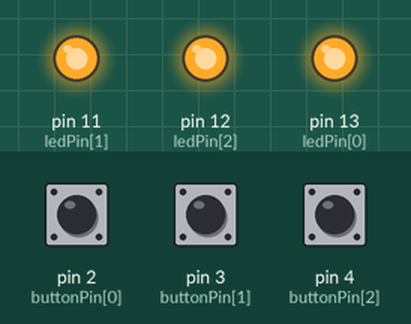
This sketch was run on a simulated Arduino Uno, built with avr-gcc and run on an emulated ATmega328P. Shown: output pins drawn as LEDs (lit = HIGH). The inputs (shaded band) are chosen by the test bench; at power-on: pin 2 (buttonPin[0]) LOW, pin 3 (buttonPin[1]) LOW, pin 4 (buttonPin[2]) LOW. What the sketch prints to the serial monitor is not drawn.

Above: at 1.2 s.
1.3 s: pin 2 (buttonPin[0]) pulled HIGH for 0.15 s
At 2.1 s:
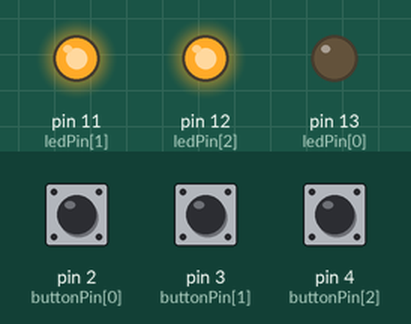
2.9 s: pin 3 (buttonPin[1]) pulled HIGH for 0.15 s
At 4.1 s:
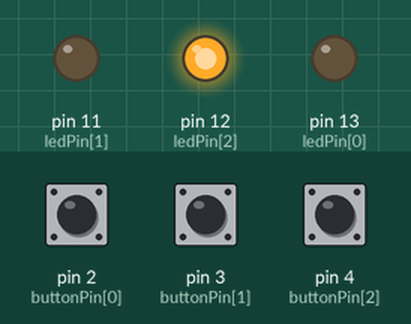
4.5 s: pin 4 (buttonPin[2]) pulled HIGH for 0.15 s
At 5.7 s:
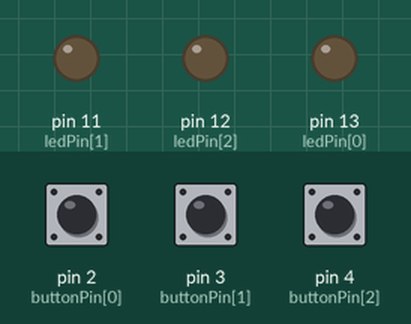
6.1 s: pin 2 (buttonPin[0]) pulled HIGH for 1 s
At 6.7 s:
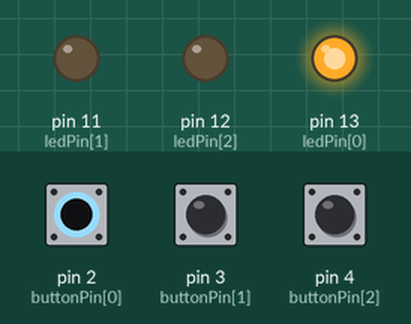
8.6 s: pin 3 (buttonPin[1]) pulled HIGH for 1 s
At 9.9 s:
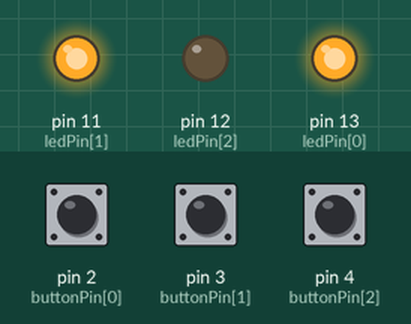
11.1 s: pin 2 (buttonPin[0]) pulled HIGH for 0.15 s
At 12.0 s:
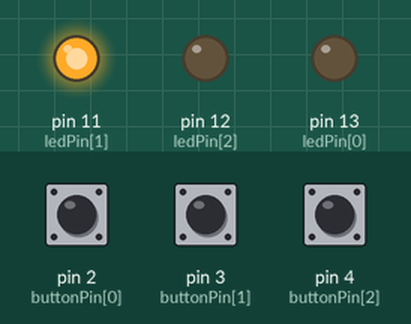
Timing chart, 0 to 13.7 s (numbered marks = the images above; inputs shaded):
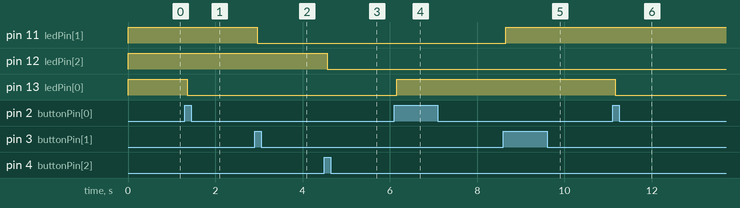

Measured:
- after the input at 1.3 s, pin 13 (ledPin[0]): HIGH → LOW after 0.06 s
- after the input at 2.9 s, pin 11 (ledPin[1]): HIGH → LOW after 0.06 s
- after the input at 4.5 s, pin 12 (ledPin[2]): HIGH → LOW after 0.06 s
- after the input at 6.1 s, pin 13 (ledPin[0]): LOW → HIGH after 0.05 s
- after the input at 8.6 s, pin 11 (ledPin[1]): LOW → HIGH after 0.06 s
- after the input at 11.1 s, pin 13 (ledPin[0]): HIGH → LOW after 0.06 s

The sketch:

main3.ino
```cpp
// this constant won't change:
const int buttonPin[3] = {2, 3, 4};     // pins that the pushbutton is attached to
const int ledPin[3] = {13, 11, 12};     // pins that the LED is attached to

// Variables will change:
int buttonPushCounter[3] = {0, 0, 0};   // counters for the number of buttons presses
int buttonState[3] = {0, 0, 0};         // current states of the buttons
int lastButtonState[3] = {0, 0, 0};     // previous states of the buttons

void setup() {
  Serial.begin(9600);

  for (int i = 0; i < 3; i++) {
    // initialize the button pins as inputs:
    pinMode(buttonPin[i], INPUT);
    // initialize the LEDs as outputs:
    pinMode(ledPin[i], OUTPUT);
  }
}


void loop() {
  for (int i = 0; i < 3; i++) {
    // read the pushbutton inputs pin:
    buttonState[i] = digitalRead(buttonPin[i]);
    Serial.println(buttonPushCounter[i]);

    // compare the buttonStates to its previous states
    if (buttonState[i] != lastButtonState[i]) {
      // if the state has changed, increment the counter
      if (buttonState[i] == HIGH) {
        // if the current state is HIGH then the button went from off to on:
        buttonPushCounter[i]++;
      }
      // avoid bouncing
      delay(50);
    }
    // save the current state as the last state, for next time through the loop
    lastButtonState[i] = buttonState[i];

    // turns on the LED every four button pushes by checking the modulo of the
    // button push counter. the modulo function gives you the remainder of the
    // division of two numbers:
    if (buttonPushCounter[i] % 2 == 0) {
      digitalWrite(ledPin[i], HIGH);
    } else {
      digitalWrite(ledPin[i], LOW);
    }
  }
}
```
